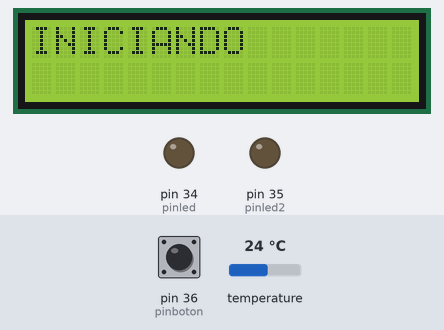
Bench run of a sketch on a simulated Arduino Mega 2560, built with avr-gcc and run on an emulated ATmega2560. Shown: 16×2 character LCD, output pins drawn as LEDs (lit = HIGH). The test bench sets the inputs (shaded band); at power-on: pin 36 (pinboton) LOW, temperature 24 °C. The local clock reads 2024-03-15 10:24:30 at power-on unless the sketch sets it; storage starts empty.

Above: at 1.2 s.
At 7.3 s:
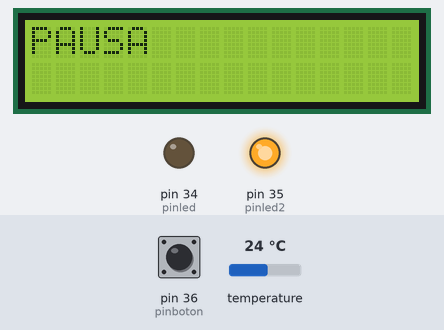
7.4 s: pin 36 (pinboton) pulled HIGH for 0.15 s
At 8.1 s:
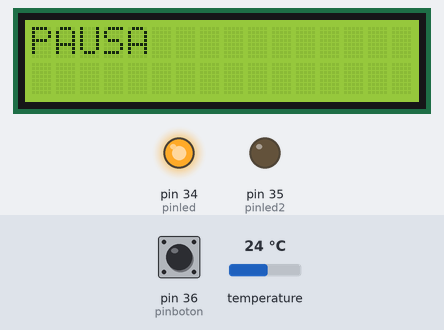
10.5 s: pin 36 (pinboton) pulled HIGH for 1 s
At 12.7 s:
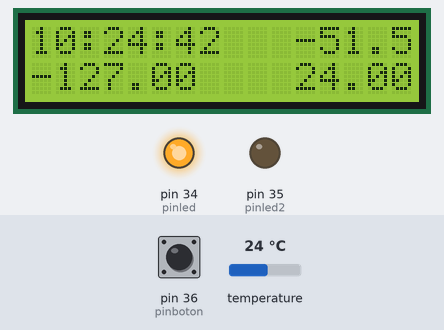
Timing chart, 0 to 15.1 s (numbered marks = the images above; inputs shaded):
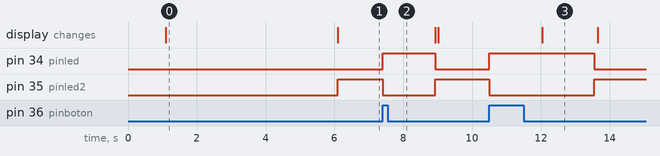

The sketch:

final.ino
```cpp
#include <Wire.h>

#include <TimerOne.h>

#include <OneWire.h>
#include <DallasTemperature.h>
#include <SD.h>
#include <LiquidCrystal.h>
#include <Rtc_Pcf8563.h>


Rtc_Pcf8563 rtc;

LiquidCrystal lcd(22, 23, 24, 25, 26, 27);

File myFile;
OneWire ourWire(2);                       //Se establece el pin 2  como bus OneWire
DallasTemperature sensors(&ourWire);      //Se declara una variable u objeto para nuestro sensor

int pinled = 34;                           //led leer temperaturas
int pinled2 = 35;                          //led pausa lectura
int pinboton = 36;                         //pin interruptor inicio/parar tomas
int valorboton = 0;
long intervalo = 5000;
long millisanteriores = 0;                //variable para intervalos
long intervalo2 = 100;
long millisanteriores2 = 0;
long intervalo4h  = 10000;               //intervalo entre grabar medidas
long millisanteriores3 = 0;

float tempmin=100;
float tempmax=0;
float val=0;
int i;
int s;

void setup()
{

pinMode(34, OUTPUT);       //
pinMode(35, OUTPUT);       //pines leds y botones
pinMode(36, INPUT);        //


delay(1000);              //evitar error en primera lectura
Serial.begin(9600);
sensors.begin();          //Se inicia el sensor
lcd.begin(16, 2);         //se inicia la antalla a 16x2

if (!SD.begin(4))         //pin 4 como pin de comunicacion(NO USAR)
{
 return;
}

lcd.clear();
lcd.setCursor(0, 0);
lcd.print("INICIANDO");
delay(intervalo);
/////////////////////////////////////////////////////////////////////////////////////////////

  //rtc.initClock();
  /* dianumero, diasemana, mes, siglo(0siempre), año */
   //rtc.setDate(14, 3, 6, 0, 17);

  /* hr, min, sec */
  //rtc.setTime(19, 20, 00);                                        /////poner en hora el reloj

  /* el pin de la allarma es low cuando ocurre
   * min, hr, dia, diasemana
   * 99 = nno hay valor de alarma
   */
  //rtc.setAlarm(16, 99, 99, 99);
//////////////////////////////////////////////////////////////////////////////////////////
}
void loop()
{
 valorboton = digitalRead(pinboton);                           //leemos el pulsador
if (valorboton == HIGH)                                         //si el valor es alto
  {
    digitalWrite(pinled2, LOW);                                 //apagamos led de pausa
    digitalWrite(pinled, HIGH);                                 //encendemos led de lectura

      myFile = SD.open("datalog.txt", FILE_WRITE);                //abrimos  el archivo
     if (myFile)
          {

           float media=0;
           for(i=0;i<=1;i++)
            {
              sensors.requestTemperatures();                     //Enviamos el comando para obtener la temperatura
              float val =  sensors.getTempCByIndex(i);           // Almacenamos la temperatura en la variable val
              media=media+val;                                   //Vamos sumando para poder calcular la media de las temperaturas
              if (val<tempmin)
              tempmin=val;
              if (val>tempmax)
              tempmax=val;
              unsigned long millisactuales2 = millis();          //actualizamos el contador actual

              if(millisactuales2 - millisanteriores2>intervalo2) //diferencia del intervalo marcado
                 {
                  millisanteriores2 = millisactuales2;
                 }
            }
            media=media/i;                                        //Calculamos la media de las temperaturas

                        lcd.clear();
                        lcd.setCursor(0, 0);
                        lcd.print(rtc.formatTime());
                        lcd.setCursor(0, 1);
                        lcd.print(tempmin);
                        lcd.setCursor(11, 0);
                        lcd.print(media);
                        lcd.setCursor(11, 1);
                        lcd.print(tempmax);

/////////////////////////////////////////////////////////////////////////////////////////////////////////////////////////////////////


                    unsigned long millisactuales3 = millis();                 //actualizamos el contador actual
              if(millisactuales3 - millisanteriores3>intervalo4h)         //diferencia del intervalo marcado
              {
                    millisanteriores3 = millisactuales3;
                      myFile.print(rtc.formatTime());
                      myFile.print("  ");
                      myFile.print(rtc.formatDate());
                      myFile.print(" ; ");
                       unsigned long millisactuales2 = millis();                       //actualizamos el contador actual
                        if(millisactuales2 - millisanteriores2>intervalo2)              //diferencia del intervalo marcado
                            {
                              millisanteriores2 = millisactuales2;
                            }

                     for(s=0;s<=1;s++)
                       {
                             sensors.requestTemperatures();                                  //Enviamos el comando para obtener la temperatura
                             float val =  sensors.getTempCByIndex(s);                        // Almacenamos la temperatura en la variable val
                              myFile.print(val);                                              //Mostramos por puerto serie el valor de la temperatura leida
                              myFile.print(" ; ");
                              unsigned long millisactuales2 = millis();                       //actualizamos el contador actual
                              if(millisactuales2 - millisanteriores2>intervalo2)              //diferencia del intervalo marcado
                                 {
                                  millisanteriores2 = millisactuales2;
                                 }

                         }
                            myFile.println(" ");
              }

/////////////////////////////////////////////////////////////////////////////////////////////////////////////////////////////////////////////////////////////
            }

            myFile.close();                             //cerramos el archivo

  }

 else                                                   //si el valor es bajo
 {
  digitalWrite(pinled2, HIGH);                          //encendemos el led de pausa
  digitalWrite(pinled, LOW);                            //apagamos el led de lectura
unsigned long millisactuales2 = millis();               //actualizamos el contador actual
   if(millisactuales2 - millisanteriores2>intervalo2)   //diferencia del intervalo marcado
     {
      millisanteriores2 = millisactuales2;
      digitalRead(pinboton);
  lcd.clear();
  lcd.setCursor(0, 0);
  lcd.print("PAUSA");
     }
}
}
```

Measured:
- after the input at 7.4 s, pin 34 (pinled): LOW → HIGH at once, → LOW 1.5 s later; pin 35 (pinled2): HIGH → LOW at once, → HIGH 1.5 s later
- after the input at 10.5 s, pin 34 (pinled): LOW → HIGH at once, → LOW 3.1 s later; pin 35 (pinled2): HIGH → LOW at once, → HIGH 3.1 s later; the display: changes after 1.5 s (image 3)
- what the display in image 0 shows lasts 5.0 s, from 1.1 s to 6.1 s
